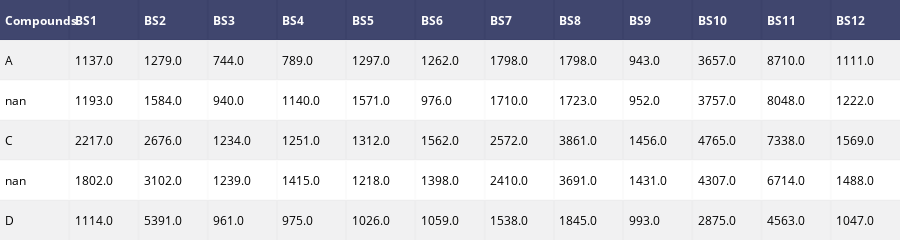

This figure's notebook cell:
### Code cell
# view the changes
df = ff.create_table(OutputData.head())
offline.iplot(df)

### Figure 1 — Plotly figure (JSON) as saved in the notebook; plotly's stock layout.template omitted (floating-point values rounded to 4 significant figures)
{"data": [{"colorscale": [[0, "#00083e"], [0.5, "#ededee"], [1, "#ffffff"]], "hoverinfo": "none", "opacity": 0.75, "showscale": false, "type": "heatmap", "uid": "6b72cd70-9ea1-11e8-be19-492bb5d509bd", "z": [[0, 0, 0, 0, 0, 0, 0, 0, 0, 0, 0, 0, 0], [0.5, 0.5, 0.5, 0.5, 0.5, 0.5, 0.5, 0.5, 0.5, 0.5, 0.5, 0.5, 0.5], [1, 1, 1, 1, 1, 1, 1, 1, 1, 1, 1, 1, 1], [0.5, 0.5, 0.5, 0.5, 0.5, 0.5, 0.5, 0.5, 0.5, 0.5, 0.5, 0.5, 0.5], [1, 1, 1, 1, 1, 1, 1, 1, 1, 1, 1, 1, 1], [0.5, 0.5, 0.5, 0.5, 0.5, 0.5, 0.5, 0.5, 0.5, 0.5, 0.5, 0.5, 0.5]]}], "layout": {"annotations": [{"align": "left", "font": {"color": "#ffffff"}, "showarrow": false, "text": "<b>Compounds</b>", "x": -0.45, "xanchor": "left", "xref": "x", "y": 0, "yref": "y"}, {"align": "left", "font": {"color": "#ffffff"}, "showarrow": false, "text": "<b>BS1</b>", "x": 0.55, "xanchor": "left", "xref": "x", "y": 0, "yref": "y"}, {"align": "left", "font": {"color": "#ffffff"}, "showarrow": false, "text": "<b>BS2</b>", "x": 1.55, "xanchor": "left", "xref": "x", "y": 0, "yref": "y"}, {"align": "left", "font": {"color": "#ffffff"}, "showarrow": false, "text": "<b>BS3</b>", "x": 2.55, "xanchor": "left", "xref": "x", "y": 0, "yref": "y"}, {"align": "left", "font": {"color": "#ffffff"}, "showarrow": false, "text": "<b>BS4</b>", "x": 3.55, "xanchor": "left", "xref": "x", "y": 0, "yref": "y"}, {"align": "left", "font": {"color": "#ffffff"}, "showarrow": false, "text": "<b>BS5</b>", "x": 4.55, "xanchor": "left", "xref": "x", "y": 0, "yref": "y"}, {"align": "left", "font": {"color": "#ffffff"}, "showarrow": false, "text": "<b>BS6</b>", "x": 5.55, "xanchor": "left", "xref": "x", "y": 0, "yref": "y"}, {"align": "left", "font": {"color": "#ffffff"}, "showarrow": false, "text": "<b>BS7</b>", "x": 6.55, "xanchor": "left", "xref": "x", "y": 0, "yref": "y"}, {"align": "left", "font": {"color": "#ffffff"}, "showarrow": false, "text": "<b>BS8</b>", "x": 7.55, "xanchor": "left", "xref": "x", "y": 0, "yref": "y"}, {"align": "left", "font": {"color": "#ffffff"}, "showarrow": false, "text": "<b>BS9</b>", "x": 8.55, "xanchor": "left", "xref": "x", "y": 0, "yref": "y"}, {"align": "left", "font": {"color": "#ffffff"}, "showarrow": false, "text": "<b>BS10</b>", "x": 9.55, "xanchor": "left", "xref": "x", "y": 0, "yref": "y"}, {"align": "left", "font": {"color": "#ffffff"}, "showarrow": false, "text": "<b>BS11</b>", "x": 10.55, "xanchor": "left", "xref": "x", "y": 0, "yref": "y"}, {"align": "left", "font": {"color": "#ffffff"}, "showarrow": false, "text": "<b>BS12</b>", "x": 11.55, "xanchor": "left", "xref": "x", "y": 0, "yref": "y"}, {"align": "left", "font": {"color": "#000000"}, "showarrow": false, "text": "A", "x": -0.45, "xanchor": "left", "xref": "x", "y": 1, "yref": "y"}, {"align": "left", "font": {"color": "#000000"}, "showarrow": false, "text": "1137.0", "x": 0.55, "xanchor": "left", "xref": "x", "y": 1, "yref": "y"}, {"align": "left", "font": {"color": "#000000"}, "showarrow": false, "text": "1279.0", "x": 1.55, "xanchor": "left", "xref": "x", "y": 1, "yref": "y"}, {"align": "left", "font": {"color": "#000000"}, "showarrow": false, "text": "744.0", "x": 2.55, "xanchor": "left", "xref": "x", "y": 1, "yref": "y"}, {"align": "left", "font": {"color": "#000000"}, "showarrow": false, "text": "789.0", "x": 3.55, "xanchor": "left", "xref": "x", "y": 1, "yref": "y"}, {"align": "left", "font": {"color": "#000000"}, "showarrow": false, "text": "1297.0", "x": 4.55, "xanchor": "left", "xref": "x", "y": 1, "yref": "y"}, {"align": "left", "font": {"color": "#000000"}, "showarrow": false, "text": "1262.0", "x": 5.55, "xanchor": "left", "xref": "x", "y": 1, "yref": "y"}, {"align": "left", "font": {"color": "#000000"}, "showarrow": false, "text": "1798.0", "x": 6.55, "xanchor": "left", "xref": "x", "y": 1, "yref": "y"}, {"align": "left", "font": {"color": "#000000"}, "showarrow": false, "text": "1798.0", "x": 7.55, "xanchor": "left", "xref": "x", "y": 1, "yref": "y"}, {"align": "left", "font": {"color": "#000000"}, "showarrow": false, "text": "943.0", "x": 8.55, "xanchor": "left", "xref": "x", "y": 1, "yref": "y"}, {"align": "left", "font": {"color": "#000000"}, "showarrow": false, "text": "3657.0", "x": 9.55, "xanchor": "left", "xref": "x", "y": 1, "yref": "y"}, {"align": "left", "font": {"color": "#000000"}, "showarrow": false, "text": "8710.0", "x": 10.55, "xanchor": "left", "xref": "x", "y": 1, "yref": "y"}, {"align": "left", "font": {"color": "#000000"}, "showarrow": false, "text": "1111.0", "x": 11.55, "xanchor": "left", "xref": "x", "y": 1, "yref": "y"}, {"align": "left", "font": {"color": "#000000"}, "showarrow": false, "text": "nan", "x": -0.45, "xanchor": "left", "xref": "x", "y": 2, "yref": "y"}, {"align": "left", "font": {"color": "#000000"}, "showarrow": false, "text": "1193.0", "x": 0.55, "xanchor": "left", "xref": "x", "y": 2, "yref": "y"}, {"align": "left", "font": {"color": "#000000"}, "showarrow": false, "text": "1584.0", "x": 1.55, "xanchor": "left", "xref": "x", "y": 2, "yref": "y"}, {"align": "left", "font": {"color": "#000000"}, "showarrow": false, "text": "940.0", "x": 2.55, "xanchor": "left", "xref": "x", "y": 2, "yref": "y"}, {"align": "left", "font": {"color": "#000000"}, "showarrow": false, "text": "1140.0", "x": 3.55, "xanchor": "left", "xref": "x", "y": 2, "yref": "y"}, {"align": "left", "font": {"color": "#000000"}, "showarrow": false, "text": "1571.0", "x": 4.55, "xanchor": "left", "xref": "x", "y": 2, "yref": "y"}, {"align": "left", "font": {"color": "#000000"}, "showarrow": false, "text": "976.0", "x": 5.55, "xanchor": "left", "xref": "x", "y": 2, "yref": "y"}, {"align": "left", "font": {"color": "#000000"}, "showarrow": false, "text": "1710.0", "x": 6.55, "xanchor": "left", "xref": "x", "y": 2, "yref": "y"}, {"align": "left", "font": {"color": "#000000"}, "showarrow": false, "text": "1723.0", "x": 7.55, "xanchor": "left", "xref": "x", "y": 2, "yref": "y"}, {"align": "left", "font": {"color": "#000000"}, "showarrow": false, "text": "952.0", "x": 8.55, "xanchor": "left", "xref": "x", "y": 2, "yref": "y"}, {"align": "left", "font": {"color": "#000000"}, "showarrow": false, "text": "3757.0", "x": 9.55, "xanchor": "left", "xref": "x", "y": 2, "yref": "y"}, {"align": "left", "font": {"color": "#000000"}, "showarrow": false, "text": "8048.0", "x": 10.55, "xanchor": "left", "xref": "x", "y": 2, "yref": "y"}, {"align": "left", "font": {"color": "#000000"}, "showarrow": false, "text": "1222.0", "x": 11.55, "xanchor": "left", "xref": "x", "y": 2, "yref": "y"}, {"align": "left", "font": {"color": "#000000"}, "showarrow": false, "text": "C", "x": -0.45, "xanchor": "left", "xref": "x", "y": 3, "yref": "y"}, {"align": "left", "font": {"color": "#000000"}, "showarrow": false, "text": "2217.0", "x": 0.55, "xanchor": "left", "xref": "x", "y": 3, "yref": "y"}, {"align": "left", "font": {"color": "#000000"}, "showarrow": false, "text": "2676.0", "x": 1.55, "xanchor": "left", "xref": "x", "y": 3, "yref": "y"}, {"align": "left", "font": {"color": "#000000"}, "showarrow": false, "text": "1234.0", "x": 2.55, "xanchor": "left", "xref": "x", "y": 3, "yref": "y"}, {"align": "left", "font": {"color": "#000000"}, "showarrow": false, "text": "1251.0", "x": 3.55, "xanchor": "left", "xref": "x", "y": 3, "yref": "y"}, {"align": "left", "font": {"color": "#000000"}, "showarrow": false, "text": "1312.0", "x": 4.55, "xanchor": "left", "xref": "x", "y": 3, "yref": "y"}, {"align": "left", "font": {"color": "#000000"}, "showarrow": false, "text": "1562.0", "x": 5.55, "xanchor": "left", "xref": "x", "y": 3, "yref": "y"}, {"align": "left", "font": {"color": "#000000"}, "showarrow": false, "text": "2572.0", "x": 6.55, "xanchor": "left", "xref": "x", "y": 3, "yref": "y"}, {"align": "left", "font": {"color": "#000000"}, "showarrow": false, "text": "3861.0", "x": 7.55, "xanchor": "left", "xref": "x", "y": 3, "yref": "y"}, {"align": "left", "font": {"color": "#000000"}, "showarrow": false, "text": "1456.0", "x": 8.55, "xanchor": "left", "xref": "x", "y": 3, "yref": "y"}, {"align": "left", "font": {"color": "#000000"}, "showarrow": false, "text": "4765.0", "x": 9.55, "xanchor": "left", "xref": "x", "y": 3, "yref": "y"}, {"align": "left", "font": {"color": "#000000"}, "showarrow": false, "text": "7338.0", "x": 10.55, "xanchor": "left", "xref": "x", "y": 3, "yref": "y"}, {"align": "left", "font": {"color": "#000000"}, "showarrow": false, "text": "1569.0", "x": 11.55, "xanchor": "left", "xref": "x", "y": 3, "yref": "y"}, {"align": "left", "font": {"color": "#000000"}, "showarrow": false, "text": "nan", "x": -0.45, "xanchor": "left", "xref": "x", "y": 4, "yref": "y"}, {"align": "left", "font": {"color": "#000000"}, "showarrow": false, "text": "1802.0", "x": 0.55, "xanchor": "left", "xref": "x", "y": 4, "yref": "y"}, {"align": "left", "font": {"color": "#000000"}, "showarrow": false, "text": "3102.0", "x": 1.55, "xanchor": "left", "xref": "x", "y": 4, "yref": "y"}, {"align": "left", "font": {"color": "#000000"}, "showarrow": false, "text": "1239.0", "x": 2.55, "xanchor": "left", "xref": "x", "y": 4, "yref": "y"}, {"align": "left", "font": {"color": "#000000"}, "showarrow": false, "text": "1415.0", "x": 3.55, "xanchor": "left", "xref": "x", "y": 4, "yref": "y"}, {"align": "left", "font": {"color": "#000000"}, "showarrow": false, "text": "1218.0", "x": 4.55, "xanchor": "left", "xref": "x", "y": 4, "yref": "y"}, {"align": "left", "font": {"color": "#000000"}, "showarrow": false, "text": "1398.0", "x": 5.55, "xanchor": "left", "xref": "x", "y": 4, "yref": "y"}, {"align": "left", "font": {"color": "#000000"}, "showarrow": false, "text": "2410.0", "x": 6.55, "xanchor": "left", "xref": "x", "y": 4, "yref": "y"}, {"align": "left", "font": {"color": "#000000"}, "showarrow": false, "text": "3691.0", "x": 7.55, "xanchor": "left", "xref": "x", "y": 4, "yref": "y"}, {"align": "left", "font": {"color": "#000000"}, "showarrow": false, "text": "1431.0", "x": 8.55, "xanchor": "left", "xref": "x", "y": 4, "yref": "y"}, {"align": "left", "font": {"color": "#000000"}, "showarrow": false, "text": "4307.0", "x": 9.55, "xanchor": "left", "xref": "x", "y": 4, "yref": "y"}, {"align": "left", "font": {"color": "#000000"}, "showarrow": false, "text": "6714.0", "x": 10.55, "xanchor": "left", "xref": "x", "y": 4, "yref": "y"}, {"align": "left", "font": {"color": "#000000"}, "showarrow": false, "text": "1488.0", "x": 11.55, "xanchor": "left", "xref": "x", "y": 4, "yref": "y"}, {"align": "left", "font": {"color": "#000000"}, "showarrow": false, "text": "D", "x": -0.45, "xanchor": "left", "xref": "x", "y": 5, "yref": "y"}, {"align": "left", "font": {"color": "#000000"}, "showarrow": false, "text": "1114.0", "x": 0.55, "xanchor": "left", "xref": "x", "y": 5, "yref": "y"}, {"align": "left", "font": {"color": "#000000"}, "showarrow": false, "text": "5391.0", "x": 1.55, "xanchor": "left", "xref": "x", "y": 5, "yref": "y"}, {"align": "left", "font": {"color": "#000000"}, "showarrow": false, "text": "961.0", "x": 2.55, "xanchor": "left", "xref": "x", "y": 5, "yref": "y"}, {"align": "left", "font": {"color": "#000000"}, "showarrow": false, "text": "975.0", "x": 3.55, "xanchor": "left", "xref": "x", "y": 5, "yref": "y"}, {"align": "left", "font": {"color": "#000000"}, "showarrow": false, "text": "1026.0", "x": 4.55, "xanchor": "left", "xref": "x", "y": 5, "yref": "y"}, {"align": "left", "font": {"color": "#000000"}, "showarrow": false, "text": "1059.0", "x": 5.55, "xanchor": "left", "xref": "x", "y": 5, "yref": "y"}, {"align": "left", "font": {"color": "#000000"}, "showarrow": false, "text": "1538.0", "x": 6.55, "xanchor": "left", "xref": "x", "y": 5, "yref": "y"}, {"align": "left", "font": {"color": "#000000"}, "showarrow": false, "text": "1845.0", "x": 7.55, "xanchor": "left", "xref": "x", "y": 5, "yref": "y"}, {"align": "left", "font": {"color": "#000000"}, "showarrow": false, "text": "993.0", "x": 8.55, "xanchor": "left", "xref": "x", "y": 5, "yref": "y"}, {"align": "left", "font": {"color": "#000000"}, "showarrow": false, "text": "2875.0", "x": 9.55, "xanchor": "left", "xref": "x", "y": 5, "yref": "y"}, {"align": "left", "font": {"color": "#000000"}, "showarrow": false, "text": "4563.0", "x": 10.55, "xanchor": "left", "xref": "x", "y": 5, "yref": "y"}, {"align": "left", "font": {"color": "#000000"}, "showarrow": false, "text": "1047.0", "x": 11.55, "xanchor": "left", "xref": "x", "y": 5, "yref": "y"}], "height": 230, "margin": {"b": 0, "l": 0, "r": 0, "t": 0}, "xaxis": {"dtick": 1, "gridwidth": 2, "showticklabels": false, "tick0": -0.5, "ticks": "", "zeroline": false}, "yaxis": {"autorange": "reversed", "dtick": 1, "gridwidth": 2, "showticklabels": false, "tick0": 0.5, "ticks": "", "zeroline": false}}}
